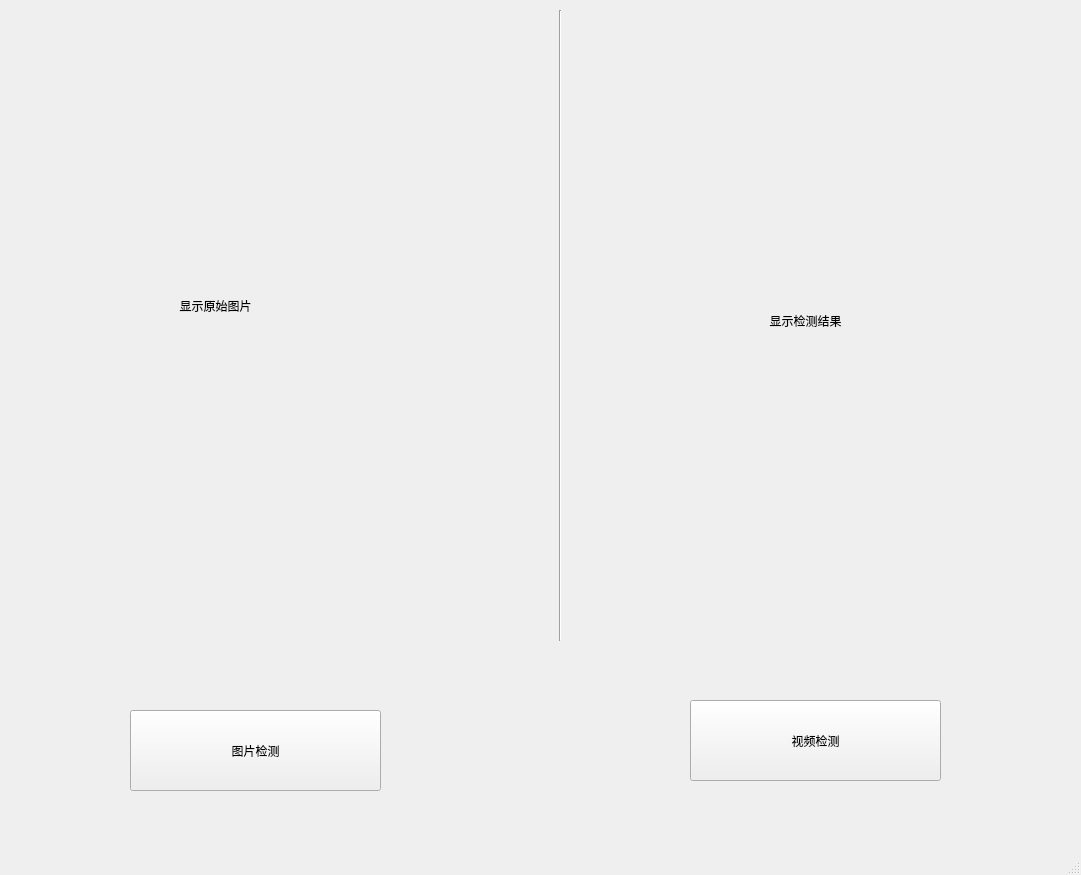
<?xml version="1.0" encoding="UTF-8"?>
<ui version="4.0">
 <class>MainWindow</class>
 <widget class="QMainWindow" name="MainWindow">
  <property name="geometry">
   <rect>
    <x>0</x>
    <y>0</y>
    <width>1081</width>
    <height>875</height>
   </rect>
  </property>
  <property name="windowTitle">
   <string>MainWindow</string>
  </property>
  <widget class="QWidget" name="centralwidget">
   <widget class="QLabel" name="input">
    <property name="geometry">
     <rect>
      <x>-20</x>
      <y>-10</y>
      <width>471</width>
      <height>631</height>
     </rect>
    </property>
    <property name="text">
     <string>显示原始图片</string>
    </property>
    <property name="scaledContents">
     <bool>true</bool>
    </property>
    <property name="alignment">
     <set>Qt::AlignCenter</set>
    </property>
   </widget>
   <widget class="QLabel" name="output">
    <property name="geometry">
     <rect>
      <x>570</x>
      <y>10</y>
      <width>471</width>
      <height>621</height>
     </rect>
    </property>
    <property name="text">
     <string>显示检测结果</string>
    </property>
    <property name="scaledContents">
     <bool>true</bool>
    </property>
    <property name="alignment">
     <set>Qt::AlignCenter</set>
    </property>
   </widget>
   <widget class="Line" name="line">
    <property name="geometry">
     <rect>
      <x>550</x>
      <y>10</y>
      <width>20</width>
      <height>631</height>
     </rect>
    </property>
    <property name="orientation">
     <enum>Qt::Vertical</enum>
    </property>
   </widget>
   <widget class="QPushButton" name="det_video">
    <property name="geometry">
     <rect>
      <x>690</x>
      <y>700</y>
      <width>251</width>
      <height>81</height>
     </rect>
    </property>
    <property name="text">
     <string>视频检测</string>
    </property>
   </widget>
   <widget class="QPushButton" name="det_img">
    <property name="geometry">
     <rect>
      <x>130</x>
      <y>710</y>
      <width>251</width>
      <height>81</height>
     </rect>
    </property>
    <property name="text">
     <string>图片检测</string>
    </property>
   </widget>
  </widget>
  <widget class="QMenuBar" name="menubar">
   <property name="geometry">
    <rect>
     <x>0</x>
     <y>0</y>
     <width>1081</width>
     <height>29</height>
    </rect>
   </property>
  </widget>
  <widget class="QStatusBar" name="statusbar"/>
 </widget>
 <resources/>
 <connections/>
</ui>
